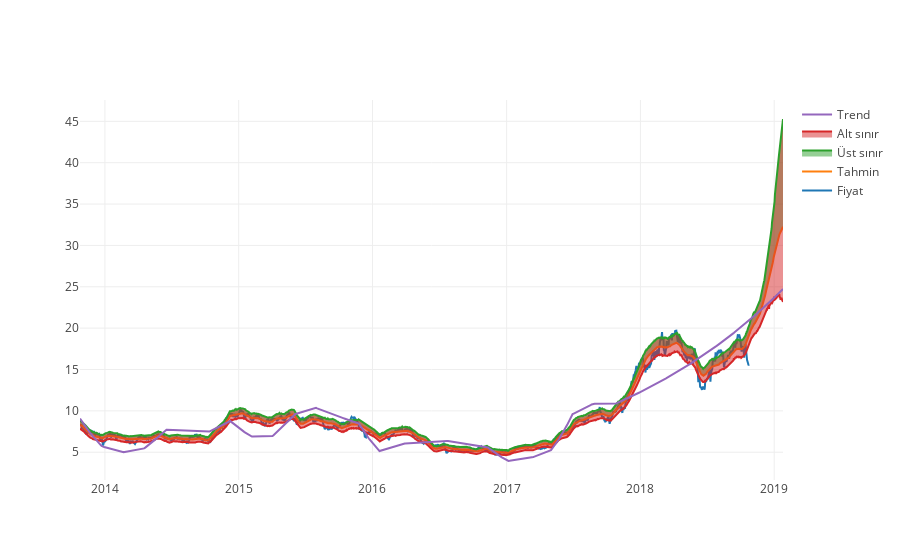

The code cell stored with this chart in its notebook:
### Code cell
figure = py.iplot({"data": [
    go.Scatter(x=hisse_verisi['ds'], y=np.exp(hisse_verisi['y']), name='Fiyat'),
    go.Scatter(x=forecast['ds'], y=np.exp(forecast['yhat']), name='Tahmin'),
    go.Scatter(x=forecast['ds'], y=np.exp(forecast['yhat_upper']), fill='tonexty', name='Üst sınır'),
    go.Scatter(x=forecast['ds'], y=np.exp(forecast['yhat_lower']), fill='tonexty', name='Alt sınır'),
    go.Scatter(x=forecast['ds'], y=np.exp(forecast['trend']), name='Trend')]})

### Figure 1 — Plotly figure (JSON) as saved in the notebook; plotly's stock layout.template omitted (floating-point values rounded to 4 significant figures; data arrays with more than 128 entries replaced by an {"elided": "..."} marker saying what was removed)
{"data": [{"name": "Fiyat", "type": "scatter", "uid": "0b3ff4ae-d81d-11e8-9fec-bffad350b20f", "x": {"elided": "1302 str values"}, "y": {"elided": "1302 float values"}}, {"name": "Tahmin", "type": "scatter", "uid": "0b3ffa30-d81d-11e8-9fec-bffad350b20f", "x": {"elided": "1371 str values"}, "y": {"elided": "1371 float values"}}, {"fill": "tonexty", "name": "Üst sınır", "type": "scatter", "uid": "0b3ffc9c-d81d-11e8-9fec-bffad350b20f", "x": {"elided": "1371 str values"}, "y": {"elided": "1371 float values"}}, {"fill": "tonexty", "name": "Alt sınır", "type": "scatter", "uid": "0b3fff08-d81d-11e8-9fec-bffad350b20f", "x": {"elided": "1371 str values"}, "y": {"elided": "1371 float values"}}, {"name": "Trend", "type": "scatter", "uid": "0b400156-d81d-11e8-9fec-bffad350b20f", "x": {"elided": "1371 str values"}, "y": {"elided": "1371 float values"}}], "layout": {}}
